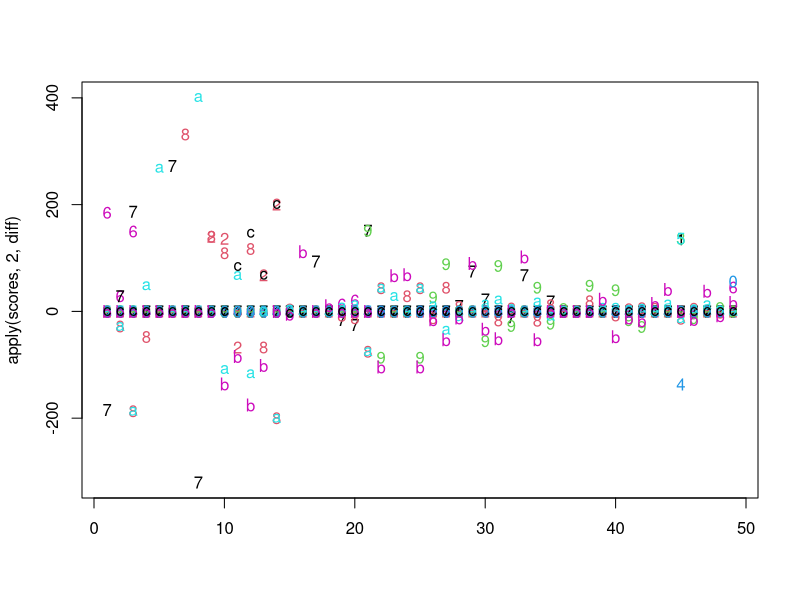
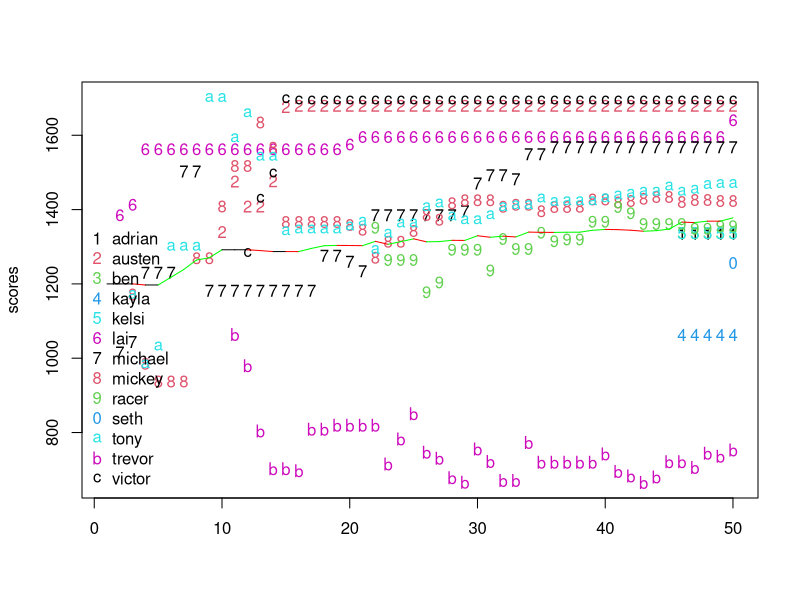

The R script that drew these images, in order:
dat = read.table("./basketball_scores.txt", sep = ",", header = FALSE)
n = NROW(dat)

# Make a function that takes in team rating and number of games played
# by each player and compute the new ratings. Use inside the loop.
# Can also be used to calculate ratings for hypothetical games.


# Need to standardize game length (7 (6) or 14 (12) minutes only)
# Or just use the observed score as Score / Time (still need time)
# Or consider something like percent of points won by: 10 to 11 is different than 100 to 101

# Starting rating for all players
starting_rating = 1200

# minimum score
min_score = 600

# like it sounds (involved in calculation of observed and expected scores)
logistic_scale = 5

# For every point_diff rating points that team A is higher
# than team B, team A must score 1 more point to increase
# their rating (involved in calculation of expected score only)
point_diff = 40

# K-factor groups
K.group = c(600, 1000, 1400, 1800, 2200, 2600, Inf)
# K.val = c(120, 96, 72, 48, 24)*2
# K.val = c(120, 96, 72, 48, 24, 12)*2
K.val = c(6, 5, 4, 3, 2, 1) * 40

c(120, 96, 72, 48, 24)*2
c(120, 96, 72, 48, 24, 12)*2
c(6, 5, 4, 3, 2, 1) * 40

# Multiply K.factor by K.game(ngames) --- First few games should have volatile
# changes to ratin, but the impact grows less and elss over time
K.game = function(n){
    out = double(length(n))
    for (i in 1:length(n)){
        if (n[i] <= 10)
            out[i] = 4
        if (n[i] > 10 && n[i] <= 20)
            out[i] = 2
        if (n[i] > 20 && n[i] <= 30)
            out[i] = 1
        if (n[i] > 30)
            out[i] = 1/2
        }
    return (out)
    }


# K.val represents the largest possible change, within a certain
# tier, between two evenly matched opponents
# The smallest change (a 1-point victory) is roughly K.val/20
# These are assuming the first K.game[1] games have already been played

# Function for changing K.fac multiplayer in a team
team_func = function(n) 1/sqrt(n)




team.A = strsplit(as.character(dat[,1]), " ")
team.B = strsplit(as.character(dat[,2]), " ")

A.score = as.numeric(sapply(team.A, function(x) tail(x, 1)))
B.score = as.numeric(sapply(team.B, function(x) tail(x, 1)))

team.A = lapply(team.A, function(x) x[-length(x)])
team.B = lapply(team.B, function(x) x[-length(x)])


# Get players
players = unique(c(unlist(lapply(strsplit(as.character(dat[,1]), " "), function(x) x[-length(x)])),
    unlist(lapply(strsplit(as.character(dat[,2]), " "), function(x) x[-length(x)]))))
players = sort(players)



scores = matrix(0, n + 1, length(players))
ngames = matrix(0, n + 1, length(players))
nwin = matrix(0, n + 1, length(players))
nloss = matrix(0, n + 1, length(players))
scores[1,] = rep(starting_rating, length(players))
# scores[1,] = ending
colnames(scores) = players

for (i in 1:n){
    # Carry over the scores
    scores[i+1, ] = scores[i, ]
    scores[i+1, ] = scores[i, ]

    # Carry over number of games
    ngames[i+1, ] = ngames[i, ]
    nwin[i+1, ] = nwin[i, ]
    nloss[i+1, ] = nloss[i, ]

    # Get index for winners and losers
    A.ind = which(players %in% team.A[[i]])
    B.ind = which(players %in% team.B[[i]])

    # Use mean of player scores to determine team score
    R_A = mean(scores[i, A.ind])
    R_B = mean(scores[i, B.ind])

    # Expected score for the winners
    E_A = 1 / (1 + exp((R_B - R_A) / (logistic_scale*point_diff)))

    # Expected score for the losers
    E_B = 1 - E_A
    
    # K-factor (adjusted by number of players on the team)
    K.fac = double(length(players))
#   K.fac[c(A.ind, B.ind)] = 48
    for (j in A.ind){
        for (k in 1:length(K.val))
            if (scores[i, j] >= K.group[k] & scores[i, j] < K.group[k+1])
                K.fac[j] = K.val[k]
        }
    for (j in B.ind){
        for (k in 1:length(K.val))
            if (scores[i, j] >= K.group[k] & scores[i, j] < K.group[k+1])
                K.fac[j] = K.val[k]
        }

    # Reduce K-factor by size of the team
    K.fac[A.ind] = K.fac[A.ind] * team_func(length(A.ind))
    K.fac[B.ind] = K.fac[B.ind] * team_func(length(B.ind))

    # Adjust K-factor by number of games played
    K.fac[A.ind] = K.fac[A.ind] * K.game(ngames[i, A.ind])
    K.fac[B.ind] = K.fac[B.ind] * K.game(ngames[i, B.ind])

    # Calculate observed as using the score difference (max 10 point diff)
#   S_A = (min(win.score[i] - loss.score[i], 10) + 10) / 20
#   S_B = 1 - S_A
    S_A = 1 / (1 + exp((B.score[i] - A.score[i]) / logistic_scale))
    S_B = 1 - S_A

    # Adjust player scores
    # Team A won or tied (A.score >= B.score), but not by enough (S_A <= E_A),
    # but still don't decrease the score
    if ( (A.score[i] >= B.score[i]) && (S_A <= E_A) )
        K.fac[A.ind] = 0
    # Same for B
    if ( (B.score[i] >= A.score[i]) && (S_B <= E_B) )
        K.fac[B.ind] = 0

    scores[i+1, A.ind] = scores[i, A.ind] + K.fac[A.ind]*(S_A - E_A)
    scores[i+1, B.ind] = scores[i, B.ind] + K.fac[B.ind]*(S_B - E_B)

    # No player's score can drop below 600
    scores[i+1, scores[i+1,] < min_score] = min_score

    ngames[i+1, A.ind] = ngames[i, A.ind] + 1
    ngames[i+1, B.ind] = ngames[i, B.ind] + 1

    if (A.score[i] > B.score[i]){
        nwin[i+1, A.ind] = nwin[i, A.ind] + 1
        nloss[i+1, B.ind] = nloss[i, B.ind] + 1
        }
    if (B.score[i] > A.score[i]){
        nwin[i+1, B.ind] = nwin[i, B.ind] + 1
        nloss[i+1, A.ind] = nloss[i, A.ind] + 1
        }

    }

# around = c("austen", "lai", "mickey", "racer", "tony", "trevor")
# ending = tail(scores, 1)
# ind = which(colnames(scores) %in% around)
# ind = 1:8
# scores = scores[,ind]
# ngames = ngames[,ind]
# nwin = nwin[,ind]
# nloss = nloss[,ind]

# Official scores
round(scores)

tail(round(scores), 10)
tail(scores, 8)

final_score = round(tail(scores, 1))
final_ngames = tail(ngames, 1)
final_nwin = tail(nwin, 1)
final_nloss = tail(nloss, 1)


card = rbind(final_score, final_ngames,
    final_nwin, final_nloss)

rownames(card) = c("ELO", "GP", "W", "L")
card = data.frame(card)

# The average score across all players over time (would like to see this increase)
apply(scores, 1, mean)

# Change in player scores over time
apply(scores, 2, diff)

# Player scores over time
matplot(apply(scores, 2, diff))

mm = apply(scores, 1, mean)
dd = diff(apply(scores, 1, mean))
cc = rep("black", n)
cc[which(dd > 0)] = "green"
cc[which(dd < 0)] = "red"

scores[scores == 1200] = NA
matplot(scores)
#lines(apply(scores, 1, mean))  # Average of all players over time
segments(x0 = 1:n, x1 = 2:(n+1), y0 = mm[-(n+1)], y1 = mm[-1], col = cc)
legend("bottomleft", legend = colnames(scores),
    pch = c(as.character(c(1:9, 0)), letters, LETTERS), bty = 'n', col = (1:ncol(scores)-1) %% 6 + 1)

# Pick a random team based on scores
random.team = function(players, card, lowest = FALSE){
    n = length(players)
    k = choose(n, n/2) / 2    # Number of possible teams

    require(gtools)
    teamA = head(combinations(n, n/2), k)
    teamB = tail(combinations(n, n/2), k)[k:1,]
    rownames(teamB) = NULL

    if (any(apply(cbind(teamA, teamB), 1, function(x) length(unique(x))) != n))
        stop("problem with getting team combinations")

    scA = apply(teamA, 1, function(y) mean(unlist(card[players[y]][1,])))
    scB = apply(teamB, 1, function(y) mean(unlist(card[players[y]][1,])))
    
    dd = abs(scA - scB)
    pp = 1 - (dd - min(dd)) / diff(range(dd)) + 0.5
    pp = pp / sum(pp)

    pick = ifelse(lowest, which.max(pp), sample(k, 1, prob = pp))

    return (list("teamA"=players[teamA[pick,]], "ratingA" = round(scA[pick]),
        "teamB"=players[teamB[pick,]], "ratingB" = round(scB[pick]),
        "diff" = round(abs(scA[pick] - scB[pick]))))
    }

team = c("mickey", "tony", "racer", "trevor", "seth", "lai")
random.team(team, card, FALSE)
